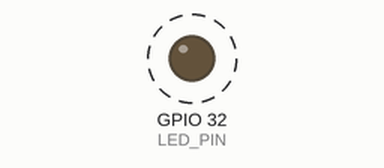
This sketch was run on a simulated ESP32. Parts: output pins drawn as LEDs (lit = HIGH). Dashed ring = blinking.

Above: at 0.2 s.
Timing chart, 0 to 3.0 s (numbered marks = the images above):
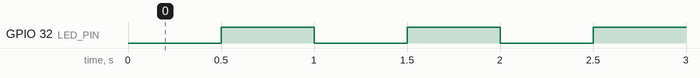

The sketch:

Blink_L_Chika.ino
```cpp
#define LED_PIN 32

void setup() {
  pinMode(LED_PIN, OUTPUT); // ピンを出力に設定
}

void loop() {
  digitalWrite(LED_PIN, LOW);
  delay(500);
  digitalWrite(LED_PIN, HIGH);
  delay(500);
}
```

Measured:
- by itself, GPIO 32 (LED_PIN): alternates HIGH for 0.50 s and LOW for 0.50 s
